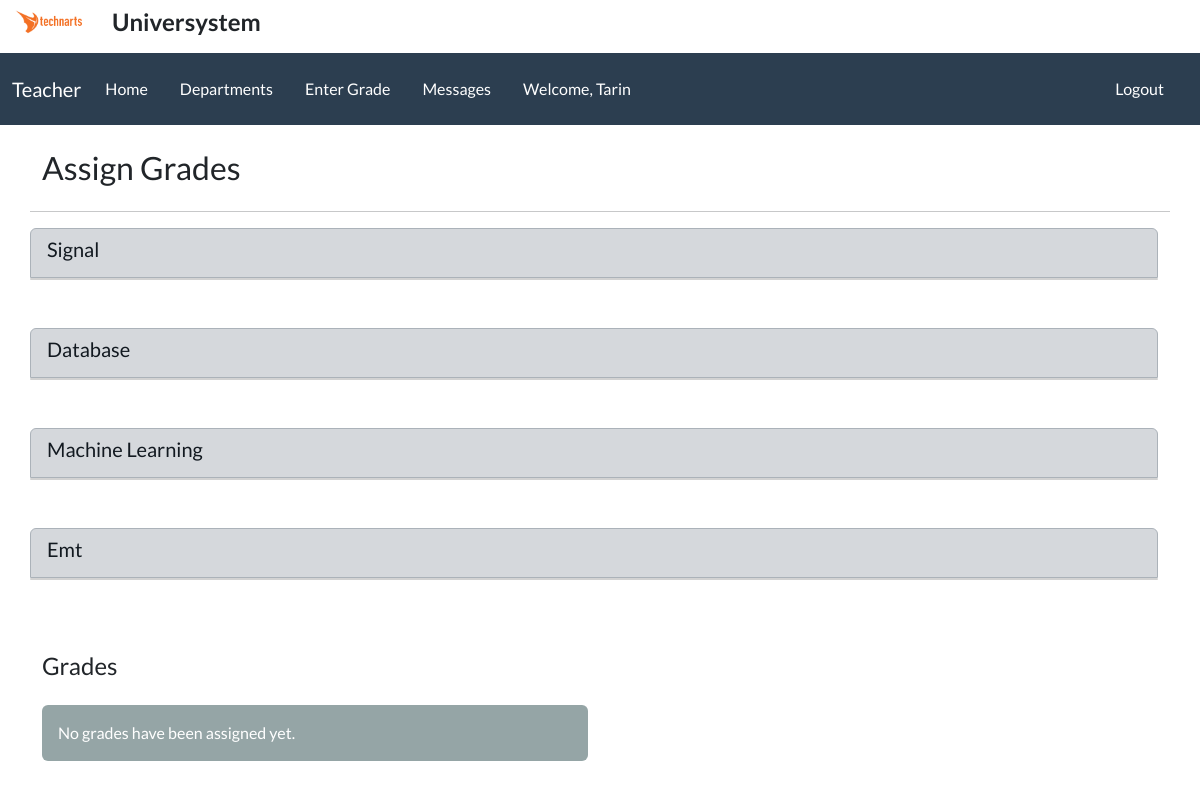
Screenshot of /grade/ (signed in) with the database file from the repository.
### accountapp/models.py (models this page shows, shortened)
class CustomUser(AbstractUser):
    STATUS = (
        ('Teacher', 'Teacher'),
        ('Student', 'Student'),
        ('Admin', 'Admin'),
    )
    status = models.CharField(
        max_length=100, choices=STATUS, default='Student',)

### baseapp/models.py (models this page shows, shortened)
class Lesson(models.Model):
    title = models.CharField(max_length=100)
    ects = models.IntegerField()
    category = models.ManyToManyField(Department)
    capacity = models.IntegerField(default=3)  # Course capacity
    course_hour = models.ForeignKey(
        CourseHour, on_delete=models.CASCADE, blank=True, null=True)

### teacherapp/views.py (the view, shortened to what this page needs)
# urls.py: path('grade/', GradeView.as_view(), name='grade'),
class GradeView(LoginRequiredMixin, View):  # For teachers to assign grades
    def get(self, request):
        teacher = Teacher.objects.get(user__username=request.user.username)
        lessons = teacher.lesson_of_teacher.all()
        grade_types = Grade.GRADE_TYPE
        students = Student.objects.all()
        grades = Grade.objects.all()
        context = {
            "students": students,
            "lessons": lessons,
            "grade_types": grade_types,
            "grades": grades,
        }
        return render(request, "teacherapp/grade.html", context)

### teacherapp/templates/teacherapp/grade.html (shortened to what this page needs)
{% extends 'base.html' %} {% load static %} {% block title %}Grades{% endblock title %} {% block content %}
<div class="container">
  <div class="row">
    <h3 class="mt-4 mb-4">Assign Grades</h3>
    <hr />
    {% for lesson in lessons %}
    <ul class="list-group mb-4">
      <li class="list-group-item list-group-item-primary d-flex justify-content-between align-items-center">
        <h5>{{ lesson.title }}</h5>
      </li>
      <div class="card">
      </div>
      <br />
    </ul>
    {% endfor %}
  </div>
  <div class="row">
    <div class="col-md-6">
      <h4 class="mt-4 mb-4">Grades</h4>
      {% if not grades %}
      <div class="alert alert-dismissible alert-secondary" role="alert">
        No grades have been assigned yet. {% endif %}
      </div>
    </div>
  </div>
  <br />
  <br />
  {% endblock content %}

### templates/partials/_navbar.html (shortened to what this page needs)
<nav class="navbar navbar-expand-lg bg-primary" data-bs-theme="dark">
  <div class="container-fluid">
    {% if user.status == "Teacher" %}
    <a class="navbar-brand">Teacher</a>
    {% elif user.status == "Student" %}
    <a class="navbar-brand">Student</a>
    {% elif user.status == 'Admin' %}
    <a class="navbar-brand">Admin</a>
    {% endif %}
    <div class="collapse navbar-collapse" id="navbarColor01">
      <ul class="navbar-nav me-3">
        <li class="nav-item">
          <a class="nav-link me-3" href="{% url 'index' %}">Home</a>
        </li>
        <li class="nav-item me-3">
          <a class="nav-link" href="{% url 'department' %}">Departments</a>
        </li>
        {% if user.status == "Teacher" %}
        <li class="nav-item me-3">
          <a class="nav-link" href="{% url 'grade' %}">Enter Grade</a>
        </li>
        <li class="nav-item me-3">
          <a class="nav-link" href="{% url 'message' %}">Messages</a>
        </li>
        {% elif user.status == "Student" %}
        <li class="nav-item me-3">
          <a class="nav-link" href="{% url 'syllabus' %}">Course</a>
        </li>
        {% endif %} {% if not user.status == 'Admin' %}
        <li class="nav-item">
          <a class="nav-link">Welcome, {{ user.first_name|title }}</a>
        </li>
        {% endif %}
      </ul>
      <ul class="navbar-nav ms-auto">
        <li class="nav-item me-3">
          <a class="nav-link" href="{% url 'logout' %}">Logout</a>
        </li>
      </ul>
    </div>
  </div>
</nav>

### rows the page displays
CustomUser: first_name "Tarin"
Lesson: title "Signal"
Lesson: title "Database"
Lesson: title "Machine Learning"
Lesson: title "Emt"
